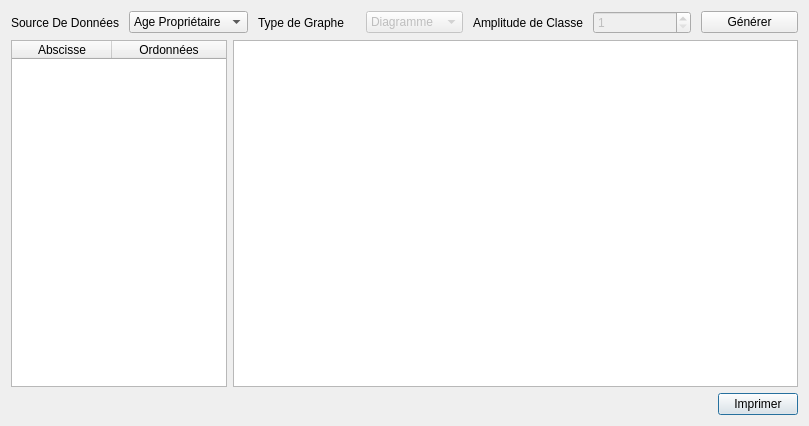
<?xml version="1.0" encoding="UTF-8"?>
<ui version="4.0">
 <class>Dialog</class>
 <widget class="QDialog" name="Dialog">
  <property name="geometry">
   <rect>
    <x>0</x>
    <y>0</y>
    <width>809</width>
    <height>426</height>
   </rect>
  </property>
  <property name="windowTitle">
   <string>Statistique Des Certificats</string>
  </property>
  <property name="windowIcon">
   <iconset resource="../icons.qrc">
    <normaloff>:/std/icone/chart_bar.png</normaloff>:/std/icone/chart_bar.png</iconset>
  </property>
  <layout class="QVBoxLayout" name="verticalLayout">
   <item>
    <layout class="QGridLayout" name="gridLayout">
     <property name="spacing">
      <number>10</number>
     </property>
     <item row="0" column="1">
      <widget class="QComboBox" name="comboBoxSource">
       <item>
        <property name="text">
         <string>Age Propriétaire</string>
        </property>
       </item>
      </widget>
     </item>
     <item row="0" column="3">
      <widget class="QComboBox" name="comboBoxTypeGraphe">
       <property name="enabled">
        <bool>false</bool>
       </property>
       <item>
        <property name="text">
         <string>Diagramme</string>
        </property>
       </item>
       <item>
        <property name="text">
         <string>Camembert</string>
        </property>
       </item>
      </widget>
     </item>
     <item row="0" column="0">
      <widget class="QLabel" name="label">
       <property name="text">
        <string>Source De Données</string>
       </property>
      </widget>
     </item>
     <item row="0" column="5">
      <widget class="QSpinBox" name="spinBoxAmplitude">
       <property name="enabled">
        <bool>false</bool>
       </property>
       <property name="minimum">
        <number>1</number>
       </property>
      </widget>
     </item>
     <item row="0" column="2">
      <widget class="QLabel" name="label_2">
       <property name="text">
        <string>Type de Graphe</string>
       </property>
      </widget>
     </item>
     <item row="0" column="4">
      <widget class="QLabel" name="label_3">
       <property name="text">
        <string>Amplitude de Classe</string>
       </property>
      </widget>
     </item>
     <item row="0" column="6">
      <widget class="QPushButton" name="pushButtonGenerer">
       <property name="text">
        <string>Générer</string>
       </property>
       <property name="icon">
        <iconset resource="../icons.qrc">
         <normaloff>:/std/icone/cog_go.png</normaloff>:/std/icone/cog_go.png</iconset>
       </property>
       <property name="autoDefault">
        <bool>false</bool>
       </property>
      </widget>
     </item>
    </layout>
   </item>
   <item>
    <layout class="QHBoxLayout" name="horizontalLayout">
     <item>
      <widget class="QTableWidget" name="tableWidget">
       <property name="maximumSize">
        <size>
         <width>216</width>
         <height>16777215</height>
        </size>
       </property>
       <attribute name="horizontalHeaderStretchLastSection">
        <bool>true</bool>
       </attribute>
       <column>
        <property name="text">
         <string>Abscisse</string>
        </property>
       </column>
       <column>
        <property name="text">
         <string>Ordonnées</string>
        </property>
       </column>
      </widget>
     </item>
     <item>
      <widget class="PlotWidget" name="graphicsView"/>
     </item>
    </layout>
   </item>
   <item>
    <layout class="QHBoxLayout" name="horizontalLayout_2">
     <item>
      <spacer name="horizontalSpacer">
       <property name="orientation">
        <enum>Qt::Horizontal</enum>
       </property>
       <property name="sizeHint" stdset="0">
        <size>
         <width>40</width>
         <height>20</height>
        </size>
       </property>
      </spacer>
     </item>
     <item>
      <widget class="QPushButton" name="pushButtonImprimer">
       <property name="text">
        <string>Imprimer</string>
       </property>
       <property name="icon">
        <iconset resource="../icons.qrc">
         <normaloff>:/std/icone/printer.png</normaloff>:/std/icone/printer.png</iconset>
       </property>
      </widget>
     </item>
    </layout>
   </item>
  </layout>
 </widget>
 <customwidgets>
  <customwidget>
   <class>PlotWidget</class>
   <extends>QGraphicsView</extends>
   <header>pyqtgraph</header>
  </customwidget>
 </customwidgets>
 <resources>
  <include location="../icons.qrc"/>
 </resources>
 <connections/>
</ui>
